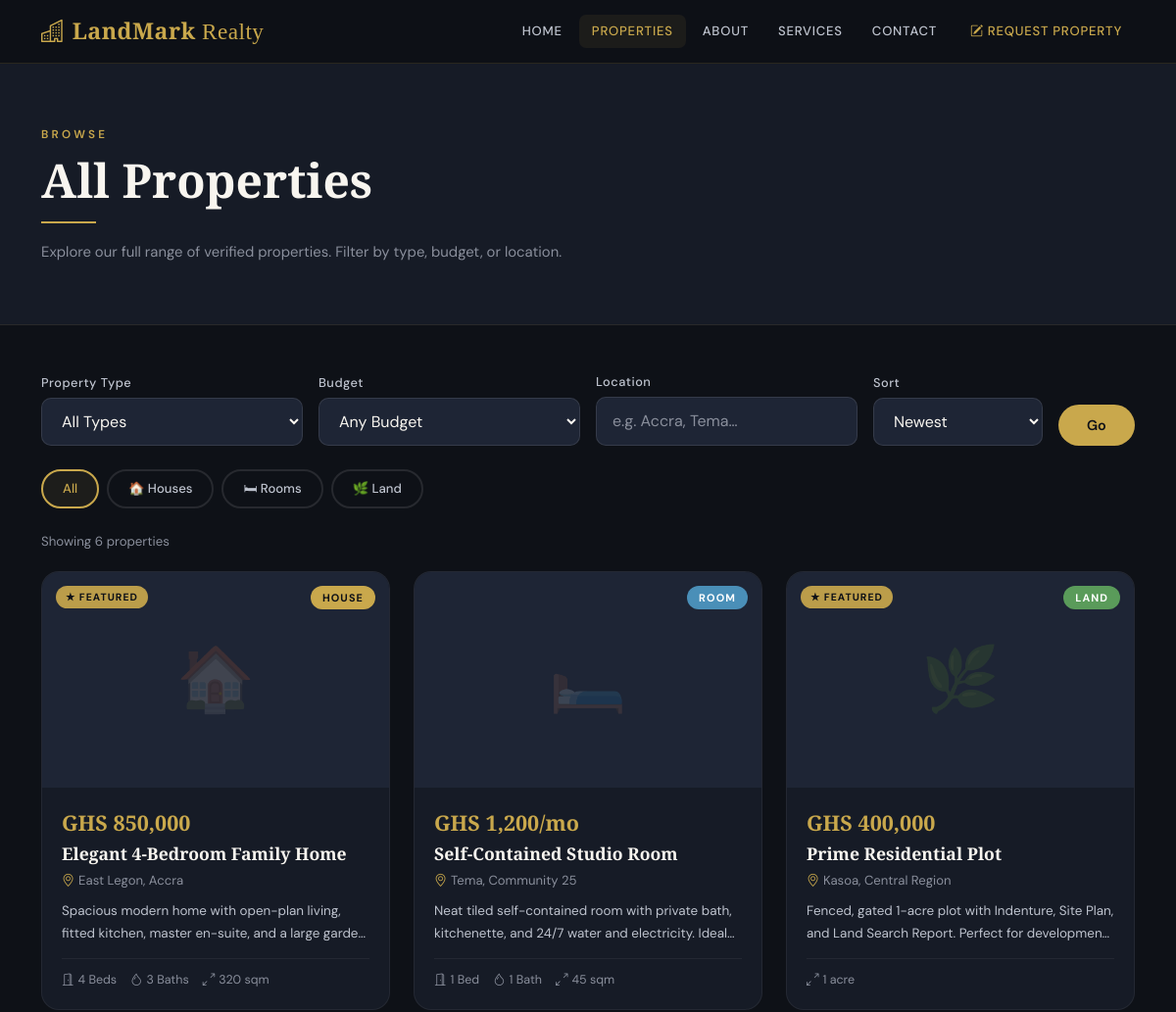
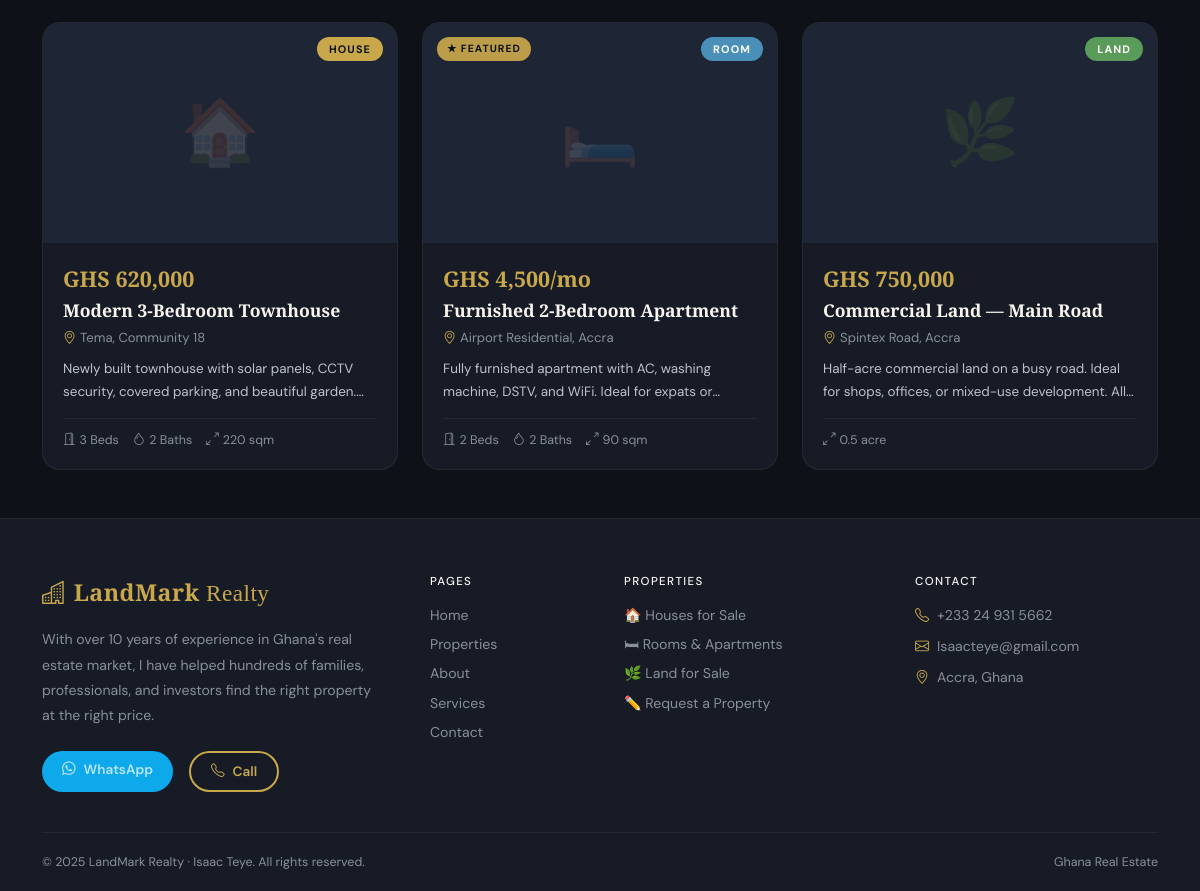
Screenshot of /properties with the database file from the repository (2 pictures, top to bottom).
### tables this page shows
CREATE TABLE listings (
            id          INTEGER PRIMARY KEY AUTOINCREMENT,
            type        TEXT    NOT NULL DEFAULT 'house',
            title       TEXT    NOT NULL,
            description TEXT,
            price       TEXT,
            location    TEXT,
            bedrooms    INTEGER,
            bathrooms   INTEGER,
            size        TEXT,
            status      TEXT    NOT NULL DEFAULT 'available',
            featured    INTEGER NOT NULL DEFAULT 0,
            created_at  TEXT    NOT NULL DEFAULT (datetime('now'))
        );

CREATE TABLE settings (
            key   TEXT PRIMARY KEY,
            value TEXT
        );

### app.py (the view, shortened to what this page needs)
@app.route('/properties')
def properties():
    db = get_db()
    type_f   = request.args.get('type', '')
    budget_f = request.args.get('budget', '')
    loc_f    = request.args.get('loc', '').strip()
    sort_f   = request.args.get('sort', 'newest')
    query  = "SELECT * FROM listings WHERE status='available'"
    params = []
    if type_f:
        query += " AND type=?"; params.append(type_f)
    if loc_f:
        query += " AND (location LIKE ? OR title LIKE ?)"; params += [f'%{loc_f}%', f'%{loc_f}%']
    query += " ORDER BY " + ("featured DESC, created_at DESC" if sort_f == 'featured' else "created_at DESC")
    rows = db.execute(query, params).fetchall()
    listings = [listing_to_dict(r) for r in rows]
    return render_template('properties.html', listings=listings,
                           filters={'type':type_f,'budget':budget_f,'loc':loc_f,'sort':sort_f},
                           agent=get_agent())

### app.py (called while the page is built)
def get_db():
    if 'db' not in g:
        g.db = sqlite3.connect(DATABASE)
        g.db.row_factory = sqlite3.Row
        g.db.execute("PRAGMA journal_mode=WAL")
    return g.db

def get_setting(key, default=''):
    row = get_db().execute("SELECT value FROM settings WHERE key=?", (key,)).fetchone()
    return row['value'] if row else default

def get_agent():
    return {
        'name':  get_setting('agent_name'),
        'phone': get_setting('agent_phone'),
        'email': get_setting('agent_email'),
        'wa':    get_setting('agent_wa'),
        'bio':   get_setting('agent_bio'),
    }

def listing_to_dict(row):
    d = dict(row)
    db = get_db()
    imgs = db.execute(
        "SELECT filename FROM listing_images WHERE listing_id=? ORDER BY sort_order",
        (d['id'],)
    ).fetchall()
    d['images'] = [r['filename'] for r in imgs]
    return d

### templates/properties.html (shortened to what this page needs)
{% extends 'base.html' %}
{% block content %}
<div class="page-header">
  <div class="container">
    <span class="eyebrow">Browse</span>
    <h1 class="display-serif" style="font-size:clamp(2rem,4vw,3.2rem);">All Properties</h1>
    <div class="section-divider"></div>
    <p style="color:var(--stone);max-width:540px;font-size:0.93rem;line-height:1.8;">
      Explore our full range of verified properties. Filter by type, budget, or location.
    </p>
  </div>
</div>
<div class="container py-5">
  <form method="get" action="{{ url_for('properties') }}">
    <div class="row g-3 mb-4 align-items-end">
      <div class="col-md-3">
        <label class="form-label">Property Type</label>
        <select name="type" class="form-field" onchange="this.form.submit()">
          <option value="" {% if not filters.type %}selected{% endif %}>All Types</option>
        </select>
      </div>
      <div class="col-md-3">
        <label class="form-label">Budget</label>
        <select name="budget" class="form-field" onchange="this.form.submit()">
          <option value="" {% if not filters.budget %}selected{% endif %}>Any Budget</option>
        </select>
      </div>
      <div class="col-md-3">
        <label class="form-label">Location</label>
        <input name="loc" type="text" class="form-field" placeholder="e.g. Accra, Tema…" value="{{ filters.loc }}"/>
      </div>
      <div class="col-md-2">
        <label class="form-label">Sort</label>
        <select name="sort" class="form-field" onchange="this.form.submit()">
          <option value="newest"   {% if filters.sort=='newest'   %}selected{% endif %}>Newest</option>
        </select>
      </div>
      <div class="col-md-1">
        <button type="submit" class="btn-gold w-100" style="padding:11px 8px;">Go</button>
      </div>
    </div>
  </form>
  <div class="d-flex gap-2 mb-4 flex-wrap">
    <a href="{{ url_for('properties') }}" class="chip {% if not filters.type %}active{% endif %}">All</a>
    <a href="{{ url_for('properties') }}?type=house" class="chip {% if filters.type=='house' %}active{% endif %}">🏠 Houses</a>
    <a href="{{ url_for('properties') }}?type=room"  class="chip {% if filters.type=='room'  %}active{% endif %}">🛏 Rooms</a>
    <a href="{{ url_for('properties') }}?type=land"  class="chip {% if filters.type=='land'  %}active{% endif %}">🌿 Land</a>
  </div>
  <div style="color:var(--stone);font-size:0.83rem;margin-bottom:20px;">
    Showing {{ listings|length }} propert{{ 'y' if listings|length == 1 else 'ies' }}
  </div>
  {% if listings %}
  <div class="row g-4">
    {% for l in listings %}{% include '_property_card.html' %}{% endfor %}
  </div>
  {% endif %}
</div>
{% endblock %}

### templates/base.html (shortened to what this page needs)
<!DOCTYPE html>
<html lang="en">
<head>
  <link href="https://cdn.jsdelivr.net/npm/bootstrap@5.3.2/dist/css/bootstrap.min.css" rel="stylesheet"/>
  <link href="https://cdn.jsdelivr.net/npm/bootstrap-icons@1.11.3/font/bootstrap-icons.min.css" rel="stylesheet"/>
  <link rel="stylesheet" href="{{ url_for('static', filename='css/style.css') }}"/>
</head>
<body>
<nav class="site-nav">
  <div class="container">
    <div class="d-flex align-items-center justify-content-between">
      <a href="{{ url_for('index') }}" class="nav-brand">
        <i class="bi bi-buildings me-2"></i>LandMark<span style="font-weight:400"> Realty</span>
      </a>
      <div class="d-none d-lg-flex align-items-center gap-1">
        <a href="{{ url_for('index') }}"      class="nav-link-item {% if request.endpoint=='index' %}active{% endif %}">Home</a>
        <a href="{{ url_for('properties') }}" class="nav-link-item {% if request.endpoint=='properties' %}active{% endif %}">Properties</a>
        <a href="{{ url_for('about') }}"      class="nav-link-item {% if request.endpoint=='about' %}active{% endif %}">About</a>
        <a href="{{ url_for('services') }}"   class="nav-link-item {% if request.endpoint=='services' %}active{% endif %}">Services</a>
        <a href="{{ url_for('contact') }}"    class="nav-link-item {% if request.endpoint=='contact' %}active{% endif %}">Contact</a>
        <a href="{{ url_for('property_request') }}" class="nav-link-item ms-1" style="color:var(--gold)!important;">
          <i class="bi bi-pencil-square me-1"></i>Request Property
        </a>
      </div>
    </div>
  </div>
</nav>
{% block content %}{% endblock %}
<footer class="site-footer">
  <div class="container">
    <div class="row g-5 mb-2">
      <div class="col-lg-4">
        <a href="{{ url_for('index') }}" class="nav-brand d-block mb-3" style="text-decoration:none;">
          <i class="bi bi-buildings me-2"></i>LandMark<span style="font-weight:400"> Realty</span>
        </a>
        <p style="color:var(--stone);font-size:0.88rem;line-height:1.8;margin-bottom:22px;">{{ agent.bio }}</p>
        <div class="d-flex gap-3 flex-wrap">
          <a href="https://wa.me/{{ agent.wa }}" target="_blank" class="btn-wa" style="padding:9px 20px;font-size:0.85rem;">
            <i class="bi bi-whatsapp me-2"></i>WhatsApp
          </a>
          <a href="tel:{{ agent.phone }}" class="btn-outline-gold" style="padding:9px 20px;font-size:0.85rem;">
            <i class="bi bi-telephone me-2"></i>Call
          </a>
        </div>
      </div>
      <div class="col-6 col-lg-2">
        <h6 class="footer-heading">Pages</h6>
        <a href="{{ url_for('index') }}"      class="footer-link">Home</a>
        <a href="{{ url_for('properties') }}" class="footer-link">Properties</a>
        <a href="{{ url_for('about') }}"      class="footer-link">About</a>
        <a href="{{ url_for('services') }}"   class="footer-link">Services</a>
        <a href="{{ url_for('contact') }}"    class="footer-link">Contact</a>
      </div>
      <div class="col-6 col-lg-3">
        <h6 class="footer-heading">Properties</h6>
        <a href="{{ url_for('properties') }}?type=house" class="footer-link">🏠 Houses for Sale</a>
        <a href="{{ url_for('properties') }}?type=room"  class="footer-link">🛏 Rooms &amp; Apartments</a>
        <a href="{{ url_for('properties') }}?type=land"  class="footer-link">🌿 Land for Sale</a>
        <a href="{{ url_for('property_request') }}"      class="footer-link">✏️ Request a Property</a>
      </div>
      <div class="col-lg-3">
        <h6 class="footer-heading">Contact</h6>
        <div class="footer-contact-item"><i class="bi bi-telephone" style="color:var(--gold);"></i>{{ agent.phone }}</div>
        <div class="footer-contact-item"><i class="bi bi-envelope"  style="color:var(--gold);"></i>{{ agent.email }}</div>
        <div class="footer-contact-item"><i class="bi bi-geo-alt"   style="color:var(--gold);"></i>Accra, Ghana</div>
      </div>
    </div>
    <div class="footer-bottom">
      <span>© {{ 2025 }} LandMark Realty · {{ agent.name }}. All rights reserved.</span>
      <span>Ghana Real Estate</span>
    </div>
  </div>
</footer>
</body>
</html>

### templates/_property_card.html
<div class="col-md-6 col-lg-4">
  <a href="{{ url_for('property_detail', id=l.id) }}" class="prop-card-link">
    <div class="prop-card">
      <div class="prop-img-wrap">
        {% if l.images %}
          <img src="{{ url_for('static', filename='uploads/' + l.images[0]) }}" alt="{{ l.title }}" loading="lazy"/>
          {% if l.images|length > 1 %}
          <span class="img-count-badge">
            <i class="bi bi-images"></i> {{ l.images|length }} photos
          </span>
          {% endif %}
        {% else %}
          <div class="prop-img-placeholder">{{ {'house':'🏠','room':'🛏️','land':'🌿'}[l.type] or '🏠' }}</div>
        {% endif %}
        <span class="type-badge type-{{ l.type }}">{{ l.type|capitalize }}</span>
        {% if l.featured %}<span class="featured-badge">★ Featured</span>{% endif %}
      </div>
      <div class="prop-body">
        <div class="prop-price">{{ l.price }}</div>
        <div class="prop-title">{{ l.title }}</div>
        <div class="prop-location"><i class="bi bi-geo-alt me-1" style="color:var(--gold);"></i>{{ l.location }}</div>
        <div class="prop-desc">{{ l.description }}</div>
        {% if l.type != 'land' and (l.bedrooms or l.bathrooms or l.size) %}
        <div class="prop-specs">
          {% if l.bedrooms  %}<span><i class="bi bi-door-open me-1"></i>{{ l.bedrooms }} Bed{{ 's' if l.bedrooms > 1 else '' }}</span>{% endif %}
          {% if l.bathrooms %}<span><i class="bi bi-droplet me-1"></i>{{ l.bathrooms }} Bath{{ 's' if l.bathrooms > 1 else '' }}</span>{% endif %}
          {% if l.size      %}<span><i class="bi bi-arrows-angle-expand me-1"></i>{{ l.size }}</span>{% endif %}
        </div>
        {% elif l.size %}
        <div class="prop-specs"><span><i class="bi bi-arrows-angle-expand me-1"></i>{{ l.size }}</span></div>
        {% endif %}
      </div>
    </div>
  </a>
</div>

### rows the page displays
listings: type "🏠", type "HOUSE", featured "★ FEATURED", price "GHS 850,000", title "Elegant 4-Bedroom Family Home", location "East Legon, Accra", description "Spacious modern home with open-plan living, fitted kitchen, master en-suite, and a large…", bedrooms "4", bedrooms "s", bathrooms "3", bathrooms "s", size "320 sqm"
listings: type "🛏️", type "ROOM", price "GHS 1,200/mo", title "Self-Contained Studio Room", location "Tema, Community 25", description "Neat tiled self-contained room with private bath, kitchenette, and 24/7 water and electricity.…", bedrooms "1", bathrooms "1", size "45 sqm"
listings: type "LAND", featured "★ FEATURED", price "GHS 400,000", title "Prime Residential Plot", location "Kasoa, Central Region", description "Fenced, gated 1-acre plot with Indenture, Site Plan, and Land Search Report. Perfect for…", size "1 acre"
listings: type "🏠", type "HOUSE", price "GHS 620,000", title "Modern 3-Bedroom Townhouse", location "Tema, Community 18", description "Newly built townhouse with solar panels, CCTV security, covered parking, and beautiful…", bedrooms "3", bedrooms "s", bathrooms "2", bathrooms "s", size "220 sqm"
listings: type "🛏️", type "ROOM", featured "★ FEATURED", price "GHS 4,500/mo", title "Furnished 2-Bedroom Apartment", location "Airport Residential, Accra", description "Fully furnished apartment with AC, washing machine, DSTV, and WiFi. Ideal for expats…", bedrooms "2", bedrooms "s", bathrooms "2", bathrooms "s", size "90 sqm"
listings: type "LAND", price "GHS 750,000", title "Commercial Land — Main Road", location "Spintex Road, Accra", description "Half-acre commercial land on a busy road. Ideal for shops, offices, or mixed-use development.…", size "0.5 acre"
settings: bio "With over 10 years of experience in Ghana's real estate market, I have helped hundreds of families, professionals, and investors find the right property at the right price."
settings: phone "+233 24 931 5662"
settings: email "Isaacteye@gmail.com"
settings: name "Isaac Teye"

### other values shown
{{ listings|length }} "6"
{{ 'y' if listings|length == 1 else 'ies' }} "ies"
{{ 2025 }} "2025"
